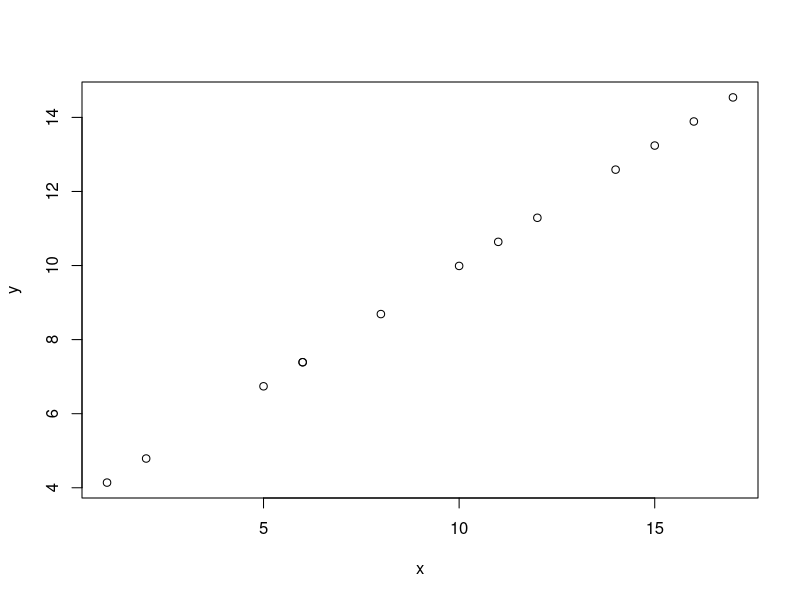
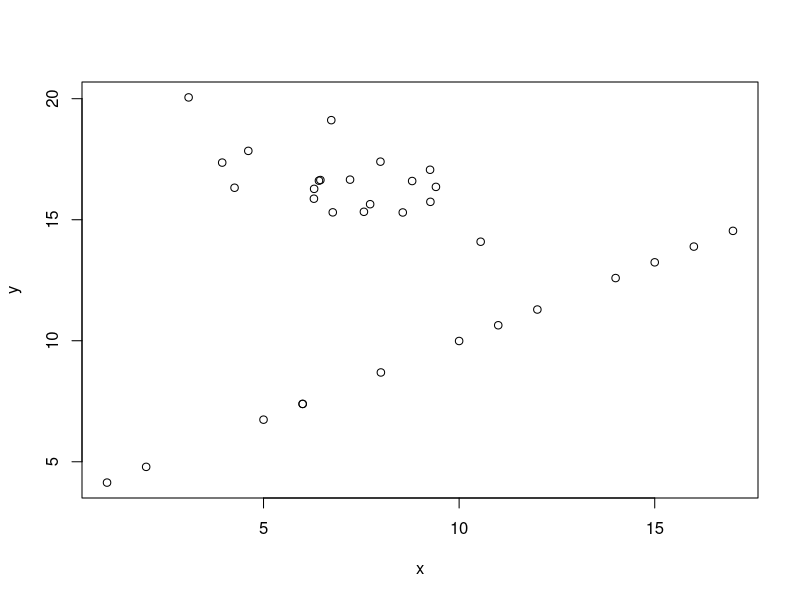

Generate these figures, in order, with R: (Note: this script raises an error after producing the figures.)
#simulation
x<-c(2,1,5,6,6,8,10,11,12,14,15,16,17)
y<-2.4+0.65*x+rnorm(1,0,2)
c1 <- as.data.frame(cbind(x,y))
plot(x,y)

library(MASS)
Sigma <- matrix(c(3,-1,-1,2),2,2)
mvnorm<-mvrnorm(n = 20, c(7,17), Sigma, tol = 1e-6, 
                empirical = FALSE, EISPACK = FALSE)
mvnorm<-as.data.frame(mvnorm)
colnames(mvnorm)<-c("x","y")
datgab <- rbind(c1,mvnorm)
plot(datgab)

#dbscan
kNNdistplot(datgab, k=4)
db_sim<-dbscan(datgab, 3, 4)

#Kmeans
km_sim <- kmeans(datgab,2)

#Hullplot
par(mfrow=c(1,2))
hullplot(datgab,db_sim$cluster,main = "DBSCAN")
hullplot(datgab,km_sim$cluster,main = "KMEANS")
